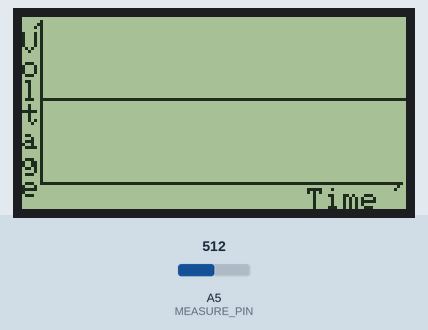
Bench run of a sketch on a simulated Arduino Uno, built with avr-gcc and run on an emulated ATmega328P. Parts: 128×64 one-colour display. Inputs (shaded band) come from the test bench; at power-on: A5 (MEASURE_PIN) = 512.

Above: at 1.2 s.
1.3 s: A5 (MEASURE_PIN) set to 716
At 2.5 s:
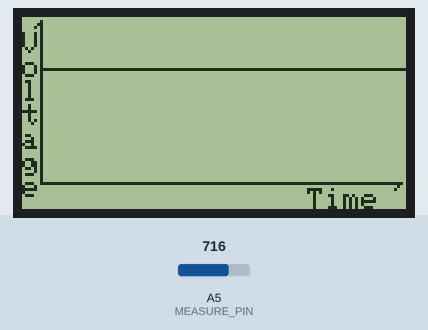
3.1 s: A5 (MEASURE_PIN) set to 306
At 4.1 s:
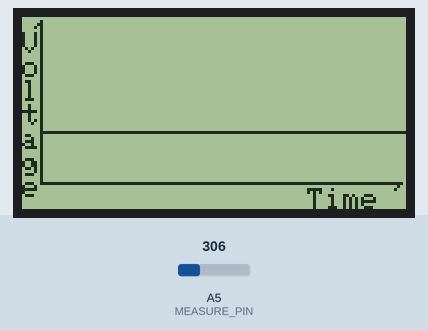
4.9 s: A5 (MEASURE_PIN) set to 122
At 5.8 s:
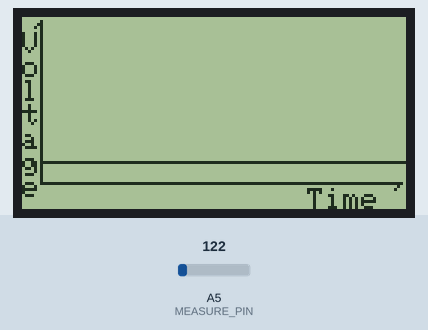
Timing chart, 0 to 7.9 s (numbered marks = the images above; inputs shaded):
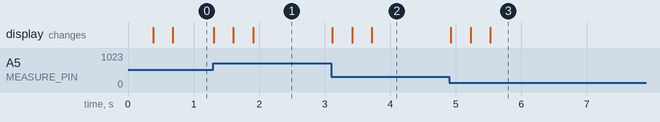

The sketch:

Oscillograph.ino
```cpp
/* Oscillograph - Leonid Murashov
    Drawing Graph of voltage on MEASURE_PIN
    For 128x64 displays
*/

#include <openGLCD.h>

#define MEASURE_PIN A5

// Graph demention is 121x55
#define GRAPH_X 121
#define GRAPH_Y 55
#define DATACURSOR_BEGIN 7
#define TIME_DILATION 1

void setup()
{
  // put your setup code here, to run once:
  GLCD.Init();
  pinMode(MEASURE_PIN, INPUT);
  GLCD.SelectFont(System5x7);
  InitGraph();
  Serial.begin(9600);
}

int dataCursor = DATACURSOR_BEGIN, previousData = -1;

void loop()
{
  DrawData();
  _delay_us(TIME_DILATION);
}

void InitGraph()
{
  GLCD.DrawLine(6, 1, 6, 55);
  GLCD.DrawLine(6, 55, 126, 55);
  //GLCD.SetDot(7, 2, BLACK);GLCD.SetDot(8, 3, BLACK);
  GLCD.SetDot(4, 3, BLACK); GLCD.SetDot(5, 2, BLACK);

  GLCD.SetDot(125, 56, BLACK); GLCD.SetDot(124, 57, BLACK);
  // GLCD.SetDot(125, 54, BLACK); GLCD.SetDot(124, 53, BLACK);

  GLCD.CursorToXY(95, 57);
  GLCD.print("Time");

  printVertical("Voltage", 0, 5);

}

int prevMicro;
bool ifRaising, ifRaisingPrev;
int prevTime = 0;
const int MIDDLE = 512;
int previousVoltage = 0;

void DrawData()
{
  int voltage = analogRead(MEASURE_PIN);
  int data = map(voltage, 0, 1024, GRAPH_Y - 1, 0);

  GLCD.DrawVLine(dataCursor, 0, GRAPH_Y, WHITE);
  if (previousData == -1)GLCD.SetDot(dataCursor, data, BLACK);
  else GLCD.DrawLine(dataCursor - 1, previousData, dataCursor, data, BLACK);

  /* Experimental area */
/*
  // Detect middle-crossing on raising
  if(voltage > MIDDLE && previousVoltage < MIDDLE)
  {
    // If state trigged
    int delta = micros() - prevTime;

    DisplayFrequency(delta);

    prevTime = micros();
  }

  if(voltage > 900)
  {
    tone(3, 400, 10);
    Serial.println("НАРУШИТЕЛИ!!!!!");
  }
*/
  /*// Detect if raising state changed
  ifRaisingPrev = ifRaising;
  if (data > previousData) ifRaising = true;
  else ifRaising = false;
  if (ifRaisingPrev != ifRaising)
  {
    // If state trigged
    int Time = micros(), delta = Time - prevTime;

   // DisplayFrequency(delta);

    prevTime = Time;
  }*/
  // Finishing the function
  if (dataCursor < 127)
  {
    dataCursor++;
    previousData = data;
  }
  else
  {
    dataCursor = DATACURSOR_BEGIN;
    previousData = -1;
  }

}

// Display readable numbers
int prevMills = 0;
void DisplayFrequency(int delta)
{
  if (millis() - prevMills > 2000)
  {
    int frequency = 1000000 / delta;
    GLCD.FillRect(60, 57, 30, 7, WHITE);
    GLCD.CursorToXY(60, 57);
    GLCD.print(frequency);
    prevMills = millis();
  }
}


void printVertical(String str, int x, int y)
{
  for (int i = 0; i < str.length(); i++, y += 8)
  {
    GLCD.CursorToXY(x, y);
    GLCD.print(str[i]);
  }
}
```

Measured:
- after the input at 1.3 s, the display: first changes at once (image 1 shows a later state)
- after the input at 3.1 s, the display: first changes at once (image 2 shows a later state)
- after the input at 4.9 s, the display: first changes at once (image 3 shows a later state)
